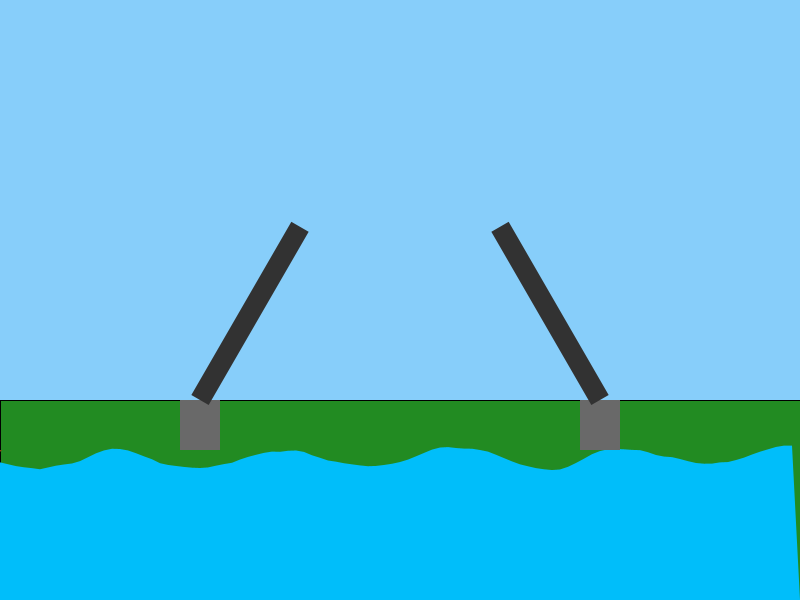
Frame 1 (no input)
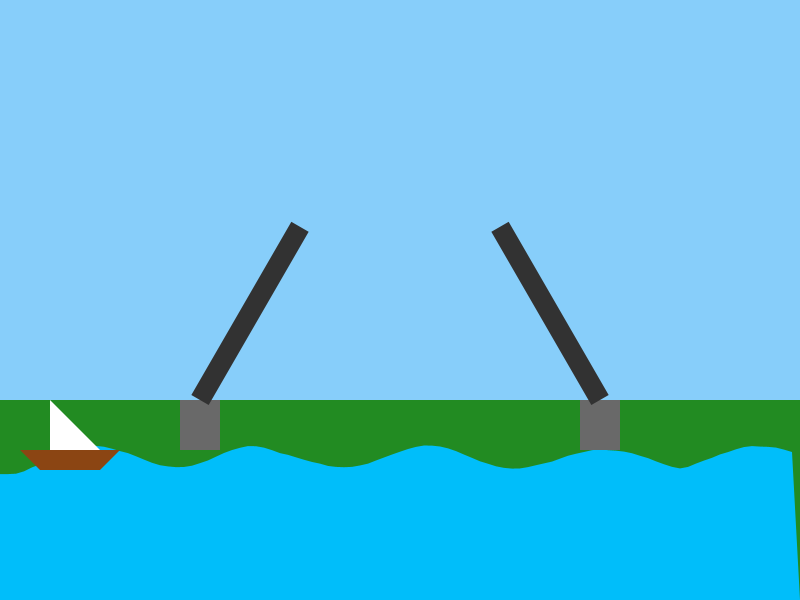
Frame 60 (the mouse pressed at the canvas centre just before this capture)
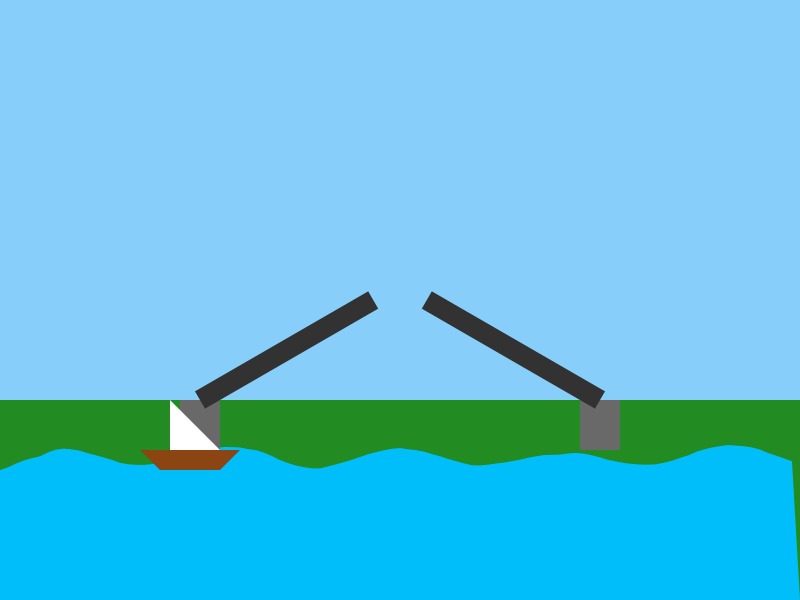
Frame 120 (the mouse held since frame 60 and released just before this capture)

The Processing sketch that drew these frames (run headless with seeded random() and noise(); from frame 60 on, the mouse is pressed at the canvas centre):

// Processing sketch: Diego_Paz
// ── Diego_Paz.pde
float bridgeAngle = 0; // Angle of the drawbridge
int numSegments = 100; // Number of segments for the river
float waveSpeed = 0.01; // Speed of turbulence
float boatX = -100; // Boat's initial position (offscreen)
float boatSpeed = 2; // Boat speed

void setup() {
  size(800, 600);
  background(0, 0, 200); // Makes the sky blue
}

void draw() {
  background(135, 206, 250); // Clear the screen each frame
  drawGround();
  drawRiver();
  drawBridgeSupports();
  drawDrawbridge();
  drawBoat();
}

void drawGround() {
  // Ground on both sides
  fill(34, 139, 34); // Grass green
  rect(0, height / 2 + 100, width, height / 2 - 100); // Left ground
}

void drawRiver() {
  noStroke();
  fill(0, 190, 250); // Water color

  beginShape();
  float segmentWidth = width / float(numSegments);

  for (int i = 0; i < numSegments; i++) {
    float x = i * segmentWidth;
    float noiseVal = noise(i * 0.1, frameCount * waveSpeed); // Turbulence with Perlin noise
    float y = height / 2 + 150 + sin(frameCount * 0.02 + i * 0.3) * 10 + noiseVal * 20; // Sine wave + turbulence
    vertex(x, y);
  }

  vertex(width, height); // Bottom-right corner
  vertex(0, height);     // Bottom-left corner
  endShape(CLOSE);
}

void drawDrawbridge() {
  // Adjust bridge angle based on mouse position
  bridgeAngle = map(mouseY, 0, height, -PI / 3, 0); // Bridge angle changes with mouseY

  // Left bridge half
  pushMatrix();
  translate(width / 4, height / 2 + 100); // Pivot point
  rotate(bridgeAngle); // Rotate based on angle
  fill(50); // Bridge color
  rect(0, -10, width / 4, 20); // Bridge rectangle
  popMatrix();

  // Right bridge half
  pushMatrix();
  translate(3 * width / 4, height / 2 + 100); // Pivot point
  rotate(-bridgeAngle); // Rotate in the opposite direction
  fill(50); // Bridge color
  rect(-width / 4, -10, width / 4, 20); // Bridge rectangle
  popMatrix();
}

void drawBridgeSupports() {
  // Bridge supports on both sides
  fill(105, 105, 105); // Gray
  rect(width / 4 - 20, height / 2 + 100, 40, 50); // Left support
  rect(3 * width / 4 - 20, height / 2 + 100, 40, 50); // Right support
}

void drawBoat() {
  // Boat passes throught the bridge
  if (bridgeAngle <= -PI / 6 && boatX >= width / 4 - 80 && boatX <= 3 * width / 4 + 20) {
    boatX += boatSpeed; // Move boat forward if under the bridge
  } else if (boatX < width) {
    boatX += boatSpeed; // Move the boat forward if not under the bridge
  }

  // Reset boat position when it reaches the right side of the screen
  if (boatX > width) {
    boatX = -100; // Reset to the left side
  }

  // Drawing the boat
  fill(139, 69, 19); // Brown color
  beginShape();
  vertex(boatX, height / 2 + 150);
  vertex(boatX + 100, height / 2 + 150);
  vertex(boatX + 80, height / 2 + 170);
  vertex(boatX + 20, height / 2 + 170);
  endShape(CLOSE);

  // Boat sail
  fill(255, 255, 255); // White sail
  triangle(boatX + 30, height / 2 + 150, boatX + 30, height / 2 + 100, boatX + 80, height / 2 + 150);
}
